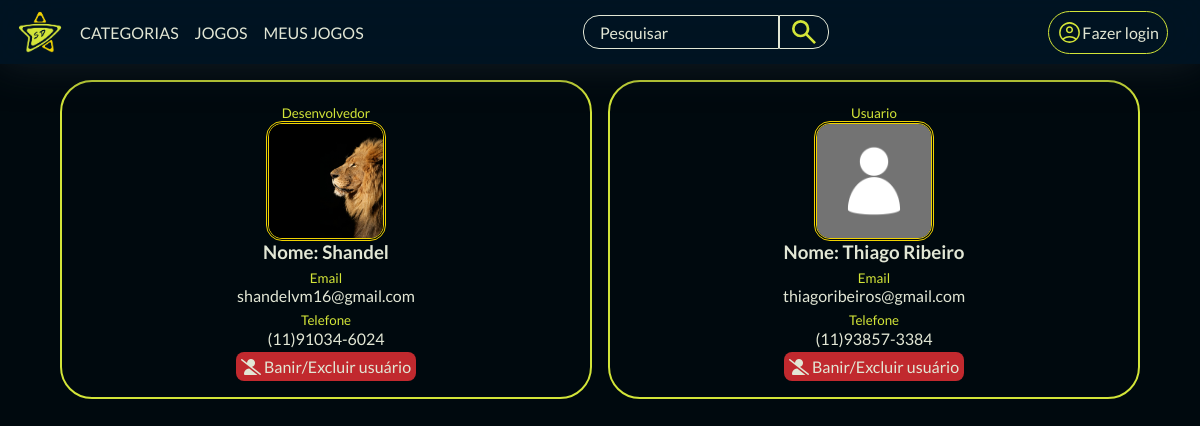
Page /stardustPlay/php/listarUsers.php on the earlier database version.
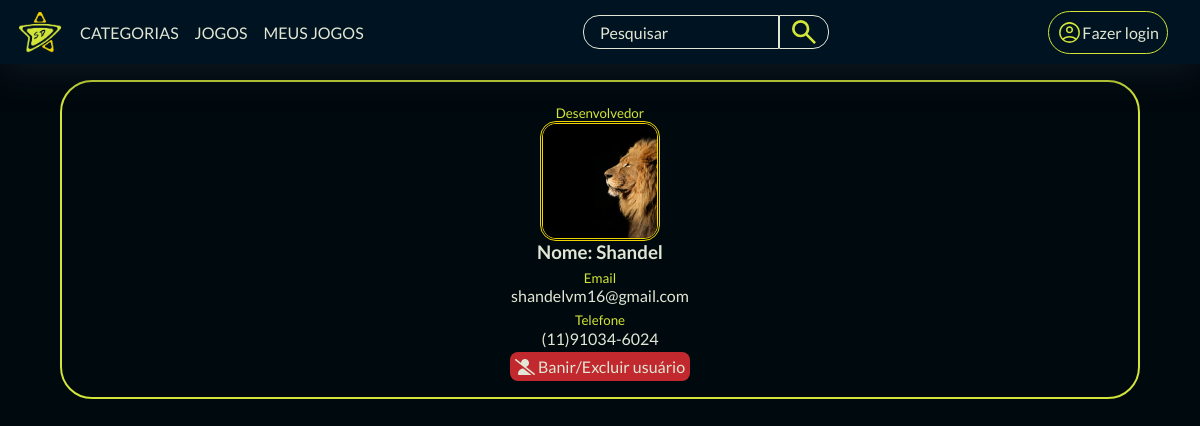
Same page on the later database version.
### tables this page shows
CREATE TABLE IF NOT EXISTS `tbl_usuarios` (
  `id_user` int NOT NULL AUTO_INCREMENT,
  `nome` varchar(50) NOT NULL,
  `email` varchar(100) NOT NULL,
  `telefone` varchar(20) NOT NULL,
  `foto` varchar(250) DEFAULT '../profilePhotos/photoPadrao.png',
  `senha` varchar(150) NOT NULL,
  `ocupacao` varchar(30) DEFAULT NULL,
  `data_conta` datetime DEFAULT CURRENT_TIMESTAMP,
  PRIMARY KEY (`id_user`)
);

### stardustPlay/php/listarUsers.php (the view, shortened to what this page needs)
<?php include('topo.php'); ?>
<link rel="stylesheet" href="../css/listarUser.css">
<body>
    <?php
    include('header.php');
    require('connect.php');
    $usuarios = mysqli_query($conn, "SELECT * FROM `tbl_usuarios`;");
    echo "<div class=container_profiles>";
    while ($user = mysqli_fetch_assoc($usuarios)) {
        echo "<div class=card_profile>";
        echo "<p><sub>$user[ocupacao]</sub></p>";
        echo "<img src= $user[foto]>";
        echo "<h3>Nome: $user[nome]</h3>";
        echo "<p><sub>Email</sub></p>";
        echo "<p>$user[email]</p>";
        echo "<p><sub>Telefone</sub></p>";
        echo "<p>$user[telefone]</p>";
        echo "<a href=javascript:excluirUser($user[id_user])><i class='fa-solid fa-user-slash'></i> Banir/Excluir usuário</a>";
        echo "</div>";
    }
    echo "</div>";
    ?>
</body>
</html>

### stardustPlay/php/topo.php (shortened to what this page needs)
<!DOCTYPE html>
<html lang="pt-br">
<head>
    <link rel="stylesheet" href="https://cdnjs.cloudflare.com/ajax/libs/font-awesome/6.0.0-beta3/css/all.min.css">
    <link
        rel="stylesheet"
        href="https://cdn.jsdelivr.net/npm/swiper@11/swiper-bundle.min.css" />
    <link rel="stylesheet" href="../css/root.css">
</head>

### stardustPlay/php/header.php (shortened to what this page needs)
<link rel="stylesheet" href="../css/header.css">
<header>
    <nav class="cabecalho">
        <div class="container">
            <a href="pagInicial.php" class="linkHome">
                <img src="../imgs/logo_light_stardust.png" alt="Logo" class="linkHome_logo container_imgs">
            </a>
            <ul class="opcoes">
                <label for="categoria">
                    <li class="opcoes_item">CATEGORIAS</li>
                </label>
                <li class="opcoes_item"><a href="pagJogos.php">JOGOS</a></li>
                <li class="opcoes_item"><a href="pagPerfil.php">MEUS JOGOS</a></li>
            </ul>
        </div>
        <div class="content_pesquisa">
            <input type="search" id="pesquisar" name="pesquisar" placeholder="Pesquisar" class="container_pesquisa" autocomplete="off">
            <img src="../imgs/icon_lupa.svg" alt="pesquisar" onclick="javascript:pesquisar()">
        </div>
        <div class="container">
            <?php
            if (isset($_SESSION['logado']) && $_SESSION['logado'] == true) {
                echo "<p>" . $_SESSION['welcome'] . "</p>";
                echo "<img src=$_SESSION[foto] class='logado_foto container_imgs'>";
                echo "<a href=logout.php><img src=../imgs/icon_logout.svg class='container_imgs'></a>";
            } else {
                echo "<div class=container_login onclick='javascript:linkLogin()'>";
                echo "<img src=../imgs/perfil_icon_dark.svg alt=Login class=container_login_img>";
                echo "<p class=container_login_txt>Fazer login</p>";
                echo "</div>";
            }
            ?>
        </div>
    </nav>
</header>

### stardustPlay/css/root.css (style rules this page uses)
:root { --cor-primaria: #00090e; --cor-gradiente-um: linear-gradient(45deg, #001424 0%, #000f18 60%); --cor-gradiente-dois: linear-gradient(45deg, #0b0f16 0%, #141a27 60%); --cor-primaria-hover: #141e25; --cor-primaria-glass: #01213a77; --cor-secundaria: #d3e538; --cor-secundaria-hover: #c8d836; --cor-secundaria-glass: #d4e538c5; --cor-terciaria: #e2e7d5; --cor-quarta: #c1292e; --cor-quinta: #f1d302; --fonte-titulo2: "Audiowide", sans-serif; --fonte-titulo-jogo: "Russo one", sans-serif; --fonte-texto: "lato", sans-serif; }
* { margin: 0; padding: 0; box-sizing: border-box; }
body { position: relative; z-index: 0; overflow-x: hidden; color: var(--cor-terciaria); font-family: var(--fonte-texto); background: var(--cor-primaria); background-size: cover; background-position: center; background-attachment: fixed; background-repeat: no-repeat; }
a { text-decoration: none; color: var(--cor-terciaria); }

### stardustPlay/css/listarUser.css (style rules this page uses)
.container_profiles { display: flex; flex-wrap: wrap; gap: 1em; padding: 5em 5vw 5vh; }
.card_profile { display: flex; flex-direction: column; flex: 1 1 25em; padding: 1em; align-items: center; border: 2px solid var(--cor-secundaria); border-radius: 2em; }
.card_profile img { height: 15vh; aspect-ratio: 1/1; border: 3px double var(--cor-quinta); border-radius: 1em; object-fit: cover; }
.card_profile sub { color: var(--cor-secundaria); }
.card_profile a { margin-top: 0.3em; padding: 0.3em; background-color: var(--cor-quarta); border-radius: 0.5em; }

### stardustPlay/css/header.css (style rules this page uses)
header { position: fixed; width: 100vw; top: 0; z-index: 3; }
.cabecalho { display: flex; justify-content: space-between; align-items: center; background-color: var(--cor-primaria-glass); backdrop-filter: blur(30px); box-shadow: 0px 0px 40px var(--cor-primaria-hover); color: var(--cor-terciaria); padding: 0 1em; }
.container { display: flex; align-items: center; justify-content: center; gap: 1em; }
.container_imgs { height: 3em; margin: 0.5em 0; }
.linkHome { display: flex; text-decoration: none; color: var(--cor-terciaria); }
.opcoes { display: flex; list-style: none; gap: 1em; }
.opcoes li { cursor: pointer; }
.content_pesquisa { display: flex; align-items: center; justify-content: center; }
.container_pesquisa { all: unset; height: 2em; min-width: 10em; border: 1px solid var(--cor-terciaria); border-radius: 1em 0em 0em 1em; padding-left: 1em; }
.container_pesquisa::placeholder { color: var(--cor-terciaria); }
.content_pesquisa img { padding: 0 0.5em; height: 100%; border-radius: 0 1em 1em 0; border: 1px solid; cursor: pointer; }
.container>a { display: flex; align-items: center; }
.container_login { display: flex; align-items: center; border: 1px solid var(--cor-secundaria); padding: 0.5em 0.5em; border-radius: 2em; margin-right: 1em; cursor: pointer; }
.container_login_img { height: 25px; }
.container_login_txt { margin: 0; }

Differences in the rows shown:
removed tbl_usuarios: ocupacao "Usuario", foto (picture), nome "Thiago Ribeiro", email "thiagoribeiros@gmail.com", telefone "(11)93857-3384"
